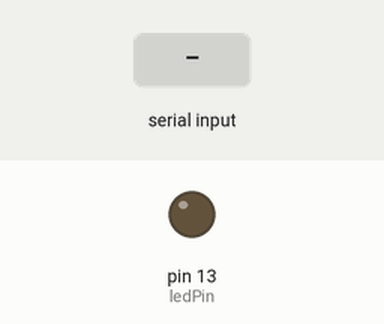
Bench run of a sketch on a simulated Arduino Uno, built with avr-gcc and run on an emulated ATmega328P. Parts: output pins drawn as LEDs (lit = HIGH). Inputs (shaded band) come from the test bench. What the sketch prints to the serial monitor is not drawn.

Above: at 1.2 s.
1.3 s: "1" received over Serial
At 2.7 s:
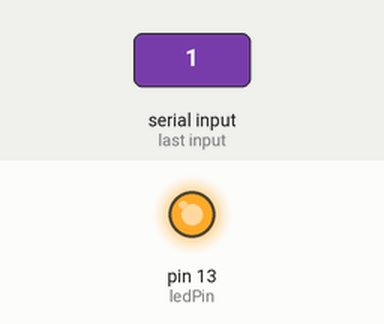
Timing chart, 0 to 4.3 s (numbered marks = the images above; inputs shaded):
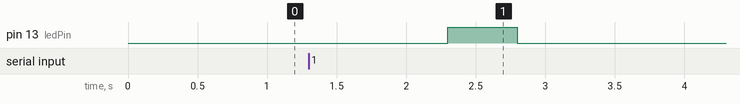

Measured:
- after the input at 1.3 s, pin 13 (ledPin): LOW → HIGH after 1.0 s, → LOW 0.50 s later

The sketch:

bluetooth.ino
```cpp
#define ledPin 13  // //pin 13 built-in LED light
String val;

void setup() {
  Serial.begin(9600);
  pinMode(ledPin, OUTPUT);
}

void loop() {
   if(Serial.available()) //
  {
    val = Serial.readString();
    char* it = &val[0];
    while(*it != '\0') {
      if(*it >= 'a' && *it <= 'z') {
        *it = *it - 'a' + 'A';
      }
      it++;
    }
    digitalWrite(ledPin, HIGH);
    delay(500);
    digitalWrite(ledPin, LOW);
    delay(500);
    Serial.print(val);  //print on Serial debugging assistant on computer

  }

}
```
